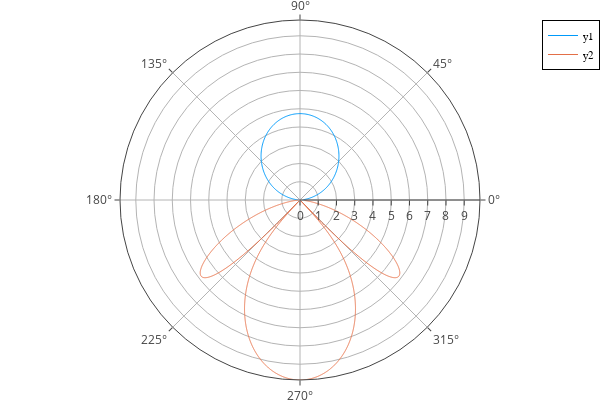

Notebook code for this chart:
### Code cell
plotly()
plot( θA,abs.(HsV).^2 .*Rf,proj=:polar)
plot!( θAn,c*abs.(HsVn).^2 .*Rf,proj=:polar)

### Figure 1 — Plotly figure (JSON) as saved in the notebook; plotly's stock layout.template omitted (floating-point values rounded to 4 significant figures; data arrays with more than 128 entries replaced by an {"elided": "..."} marker saying what was removed)
{"data": [{"colorbar": {"len": 0.9525, "title": {"text": ""}, "x": 0.9934, "y": 0.5139}, "legendgroup": "y1", "line": {"color": "rgba(0, 154, 250, 1.000)", "dash": "solid", "shape": "linear", "width": 1}, "mode": "lines", "name": "y1", "r": {"elided": "305 float values"}, "showlegend": true, "theta": {"elided": "305 float values"}, "type": "scatterpolar", "xaxis": "x", "yaxis": "y"}, {"colorbar": {"len": 0.9525, "title": {"text": ""}, "x": 0.9934, "y": 0.5139}, "legendgroup": "y2", "line": {"color": "rgba(227, 111, 71, 1.000)", "dash": "solid", "shape": "linear", "width": 1}, "mode": "lines", "name": "y2", "r": {"elided": "3042 float values"}, "showlegend": true, "theta": {"elided": "3042 float values"}, "type": "scatterpolar", "xaxis": "x", "yaxis": "y"}], "layout": {"angularaxis": {"range": [0, 360], "showline": true, "visible": true}, "annotations": [], "direction": "counterclockwise", "height": 400, "legend": {"bgcolor": "rgba(255, 255, 255, 1.000)", "bordercolor": "rgba(0, 0, 0, 1)", "borderwidth": 1, "font": {"color": "rgba(0, 0, 0, 1)", "family": "sans-serif", "size": 11}, "title": {"font": {"color": "rgba(0, 0, 0, 1)", "family": "sans-serif", "size": 15}, "text": ""}, "tracegroupgap": 0, "traceorder": "normal", "x": 1, "xanchor": "auto", "y": 1, "yanchor": "auto"}, "margin": {"b": 20, "l": 0, "r": 0, "t": 20}, "paper_bgcolor": "rgba(255, 255, 255, 1.000)", "plot_bgcolor": "rgba(255, 255, 255, 1.000)", "polar": {"angularaxis": {"type": "linear"}, "radialaxis": {"autorange": true, "range": [0, 9.865], "type": "linear"}}, "radialaxis": {"orientation": -90, "range": [0, 10.85], "showline": true, "visible": true}, "showlegend": true, "width": 600}}
